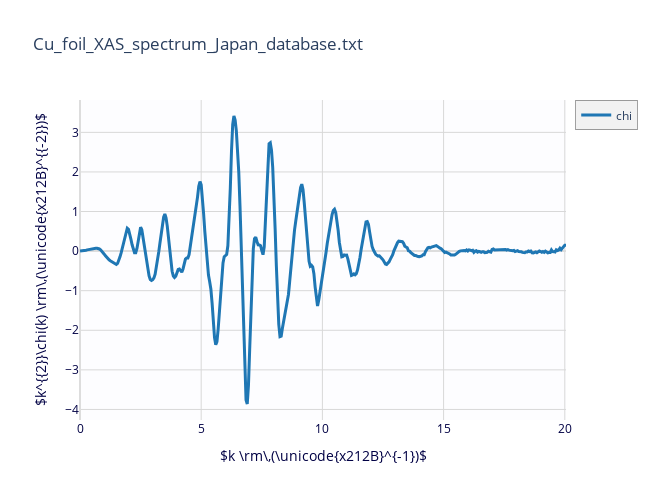

Notebook source saved alongside this figure:
### Code cell
# step 2: do and check the background subtraction
autobk(cu_data, rbkg=1.0, kweight=2)
fig = plot_chik(cu_data, kweight=2, show_window=True)

### Figure 1 — Plotly figure (JSON) as saved in the notebook; plotly's stock layout.template omitted (floating-point values rounded to 4 significant figures; data arrays with more than 128 entries replaced by an {"elided": "..."} marker saying what was removed)
{"data": [{"line": {"color": "#1f77b4", "width": 3}, "name": "chi", "type": "scatter", "uid": "55d8398a-16ea-4a69-ac42-298998f6834e", "x": {"elided": "402 float values"}, "y": {"elided": "402 float values"}}], "layout": {"height": 500, "hovermode": "closest", "legend": {"bgcolor": "#F2F2F2", "borderwidth": 0.5}, "plot_bgcolor": "#FDFDFF", "showlegend": true, "title": {"text": "Cu_foil_XAS_spectrum_Japan_database.txt"}, "width": 650, "xaxis": {"color": "#004", "gridcolor": "#D8D8D8", "range": [0, null], "showgrid": true, "title": {"text": "$k \\rm\\,(\\unicode{x212B}^{-1})$"}, "zerolinecolor": "#DDD"}, "yaxis": {"color": "#004", "gridcolor": "#D8D8D8", "showgrid": true, "title": {"text": "$k^{{2}}\\chi(k) \\rm\\,(\\unicode{x212B}^{{-2}})$"}, "zerolinecolor": "#DDD"}}}
